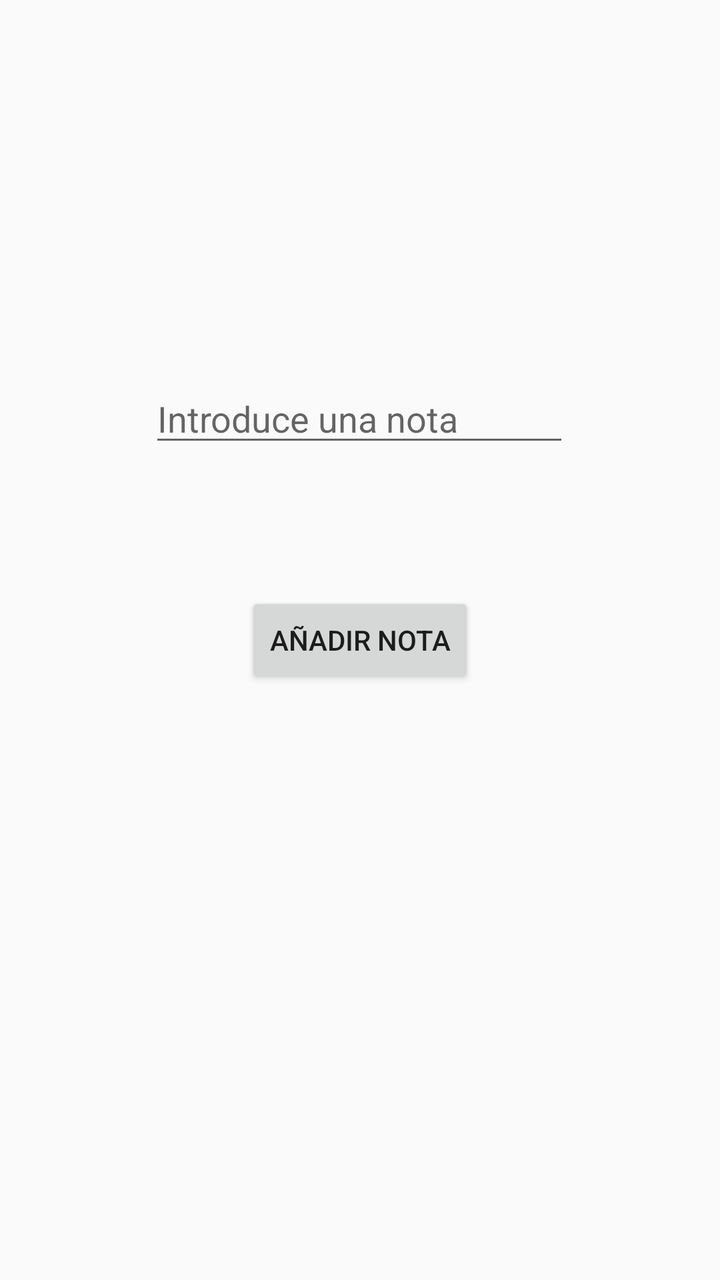
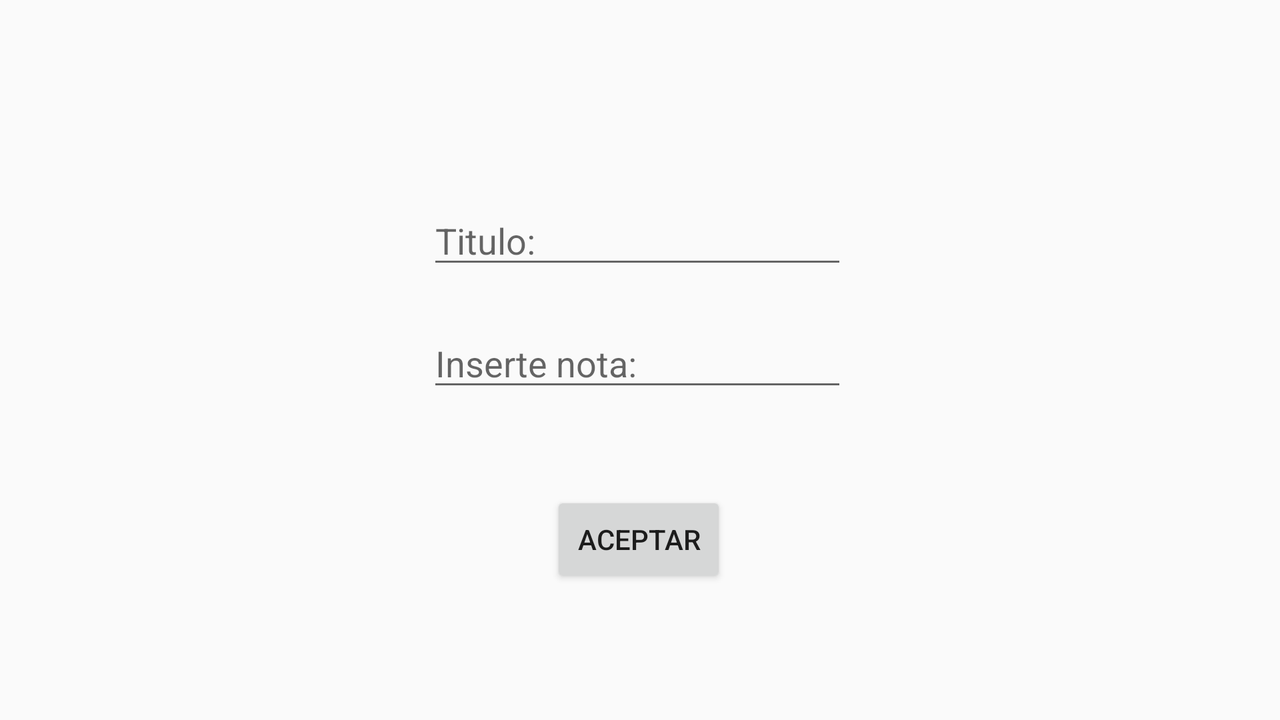

First picture: res/layout/ on a phone held upright. Second picture: the repository's own variant of that layout, on a device whose configuration matches the variant's folder. Source for both follows.
<!-- AndroidManifest.xml: application theme AppTheme -->
<!-- res/layout/activity_nota.xml -->
<?xml version="1.0" encoding="utf-8"?>
<androidx.constraintlayout.widget.ConstraintLayout xmlns:android="http://schemas.android.com/apk/res/android"
    xmlns:app="http://schemas.android.com/apk/res-auto"
    xmlns:tools="http://schemas.android.com/tools"
    android:layout_width="match_parent"
    android:layout_height="match_parent"
    tools:context=".Nota">

    <Button
        android:id="@+id/btnNota_Nota"
        android:layout_width="wrap_content"
        android:layout_height="wrap_content"
        android:text="Añadir nota"
        app:layout_constraintBottom_toBottomOf="parent"
        app:layout_constraintEnd_toEndOf="parent"
        app:layout_constraintStart_toStartOf="parent"
        app:layout_constraintTop_toTopOf="parent" />

    <EditText
        android:id="@+id/edtxtNota_Nota"
        android:layout_width="wrap_content"
        android:layout_height="wrap_content"
        android:ems="10"
        android:hint="Introduce una nota"
        android:inputType="number"
        app:layout_constraintBottom_toTopOf="@+id/btnNota_Nota"
        app:layout_constraintEnd_toEndOf="parent"
        app:layout_constraintHorizontal_bias="0.497"
        app:layout_constraintStart_toStartOf="parent"
        app:layout_constraintTop_toTopOf="parent"
        app:layout_constraintVertical_bias="0.734" />

</androidx.constraintlayout.widget.ConstraintLayout>
<!-- resources referenced by this layout -->
<resources>
  <style name="AppTheme" parent="Theme.AppCompat.Light.DarkActionBar">
          
          <item name="colorPrimary">#FF5722</item>
          <item name="colorPrimaryDark">#A65B43</item>
          <item name="colorAccent">#3C9A91</item>
      </style>
</resources>
<!-- res/layout-land/activity_nota.xml (the repository's variant of the layout above) -->
<!-- drawn on the phone turned sideways -->
<?xml version="1.0" encoding="utf-8"?>
<androidx.constraintlayout.widget.ConstraintLayout xmlns:android="http://schemas.android.com/apk/res/android"
    xmlns:app="http://schemas.android.com/apk/res-auto"
    xmlns:tools="http://schemas.android.com/tools"
    android:layout_width="match_parent"
    android:layout_height="match_parent"
    tools:context=".Nota">

    <Button
        android:id="@+id/btnNota_Nota"
        android:layout_width="wrap_content"
        android:layout_height="wrap_content"
        android:text="@string/btnAceptar"
        app:layout_constraintBottom_toBottomOf="parent"
        app:layout_constraintEnd_toEndOf="parent"
        app:layout_constraintHorizontal_bias="0.499"
        app:layout_constraintStart_toStartOf="parent"
        app:layout_constraintTop_toTopOf="parent"
        app:layout_constraintVertical_bias="0.787" />

    <EditText
        android:id="@+id/edtxtNota_Nota"
        android:layout_width="wrap_content"
        android:layout_height="wrap_content"
        android:ems="10"
        android:hint="@string/txtInserteNota"
        android:inputType="text"
        app:layout_constraintBottom_toBottomOf="parent"
        app:layout_constraintEnd_toEndOf="parent"
        app:layout_constraintHorizontal_bias="0.497"
        app:layout_constraintStart_toStartOf="parent"
        app:layout_constraintTop_toTopOf="parent" />

    <EditText
        android:id="@+id/edtxtTitulo_Nota"
        android:layout_width="wrap_content"
        android:layout_height="wrap_content"
        android:ems="10"
        android:hint="@string/txtTittle"
        android:inputType="text"
        app:layout_constraintBottom_toBottomOf="parent"
        app:layout_constraintEnd_toEndOf="parent"
        app:layout_constraintHorizontal_bias="0.497"
        app:layout_constraintStart_toStartOf="parent"
        app:layout_constraintTop_toTopOf="parent"
        app:layout_constraintVertical_bias="0.308" />

</androidx.constraintlayout.widget.ConstraintLayout>
<!-- resources referenced by the variant -->
<!-- as the phone turned sideways resolves them -->
<resources>
  <string name="btnAceptar">Aceptar</string>
  <string name="txtInserteNota">Inserte nota:</string>
  <string name="txtTittle">Titulo:</string>
  <style name="AppTheme" parent="Theme.AppCompat.Light.DarkActionBar">
          
          <item name="colorPrimary">#FF5722</item>
          <item name="colorPrimaryDark">#A65B43</item>
          <item name="colorAccent">#3C9A91</item>
      </style>
</resources>
